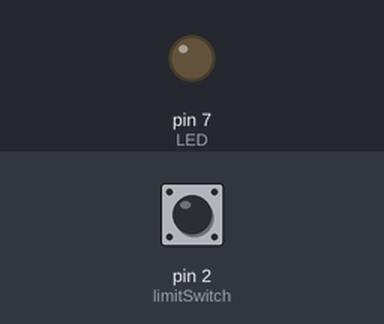
The sketch below on a simulated Arduino Uno, built with avr-gcc and run on an emulated ATmega328P. On the bench: output pins drawn as LEDs (lit = HIGH). Inputs (shaded band) come from the test bench; at power-on: pin 2 (limitSwitch) LOW.

Above: at 1.2 s.
1.3 s: pin 2 (limitSwitch) pulled HIGH for 0.15 s
At 1.37 s:
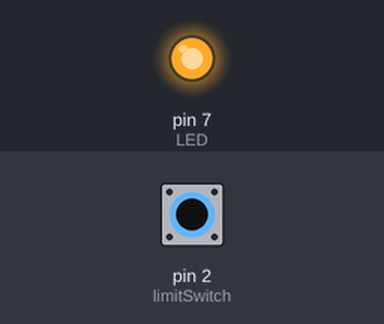
2.9 s: pin 2 (limitSwitch) pulled HIGH for 3.2 s
At 6.7 s:
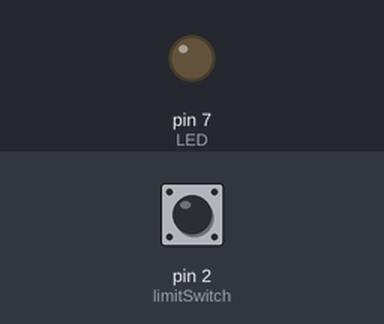
Timing chart, 0 to 8.2 s (numbered marks = the images above; inputs shaded):
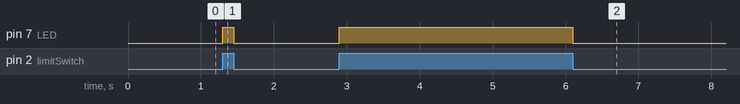

The sketch:

interrupt_API.ino
```cpp
/* Interrupt Notes

1- External interrupt on pin 2,3 ONLY
2- Interrupt Function/API: attachInterrupt(digitalPinToInterrupt(InterruptPin),ISR_function,Interrupt_Signal_Mode);
    ISR_Function : will be written under void loop() and will be something like:
                                                void myInterruptFunction(){
                                                  // Code

                                                }
    Interrupt Signal Mode: LOW , CHANGE , RISING , FALLING

 ****************************************************
 Circuit:
 *********
 Limit Switch : Comm pin to GND with 10K pull down resistor and connected to pin 2
                Normally Open Pin (NO) is connected to VCC [ 5v ]

 [ Limit Switch requires debouncing ]

 LED : Cathod terminal with current limiting resistor [ 330 Ohm ] to GND and Anode terminal to pin 7
*/
const int limitSwitch=2;
const int LED=7;
volatile bool state=LOW;
void setup() {
  // put your setup code here, to run once:
pinMode(limitSwitch,INPUT);
pinMode(LED,OUTPUT);
attachInterrupt(digitalPinToInterrupt(limitSwitch),myBlink,CHANGE);
}

void loop() {
  // put your main code here, to run repeatedly:
digitalWrite(LED,state);
}
void myBlink(){
  state = !state;
}
```

Measured:
- after the input at 1.3 s, pin 7 (LED): LOW → HIGH at once, → LOW 0.15 s later
- after the input at 2.9 s, pin 7 (LED): LOW → HIGH at once, → LOW 3.2 s later
